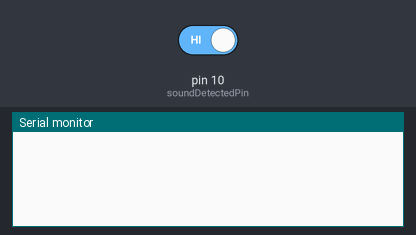
The sketch below on a simulated Arduino Uno, built with avr-gcc and run on an emulated ATmega328P. On the bench: the last lines printed to the serial monitor. The test bench sets the inputs (shaded band); at power-on: pin 10 (soundDetectedPin) HIGH.

Above: at 1.2 s.
1.3 s: pin 10 (soundDetectedPin) driven LOW
At 2.2 s:
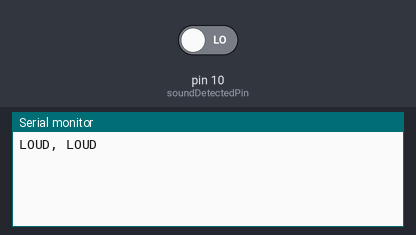
2.8 s: pin 10 (soundDetectedPin) driven HIGH
At 3.7 s:
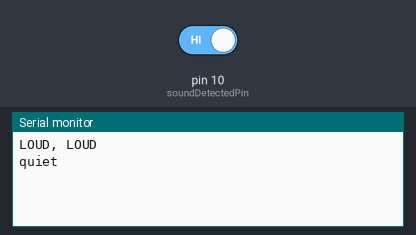

The sketch:

sketch_sound.ino
```cpp
int soundDetectedPin = 10;
int soundDetectedVal = HIGH;
boolean bAlarm = false;

unsigned long lastSoundDetectTime;


int soundAlarmTime = 500;


void setup ()
{
  Serial.begin(9600);
  pinMode (soundDetectedPin, INPUT) ;
}
void loop ()
{
  soundDetectedVal = digitalRead (soundDetectedPin) ;

  if (soundDetectedVal == LOW)
  {

    lastSoundDetectTime = millis();
    if (!bAlarm){
      Serial.println("LOUD, LOUD");
      bAlarm = true;
    }
  }
  else
  {
    if( (millis()-lastSoundDetectTime) > soundAlarmTime  &&  bAlarm){
      Serial.println("quiet");
      bAlarm = false;
    }
  }
}
```

Measured:
- after the input at 1.3 s, the serial monitor: prints a new line at once (image 1)
- after the input at 2.8 s, the serial monitor: prints a new line after 0.50 s (image 2)
